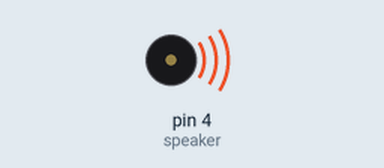
Recording of a sketch running on a simulated Arduino Uno, built with avr-gcc and run on an emulated ATmega328P. On the bench: buzzer (waves = sounding). What the sketch prints to the serial monitor is not drawn.

Above: at 0.5 s.
Timing chart, 0 to 6.9 s (numbered marks = the images above):
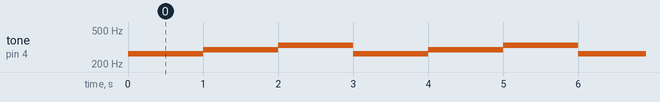

The sketch:

Test-1-Simple-Scale-Test-with-Speaker-Module.ino
```cpp
int speaker = 4;//D2

void setup(){
  Serial.begin(115200);
  pinMode(speaker, OUTPUT);
  Serial.println("setup Done");
}

void loop(){
  tone(speaker,262,1000);
  delay(1000);
  noTone(speaker);
  tone(speaker,294,1000);
  delay(1000);
  noTone(speaker);
  tone(speaker,330,1000);
  delay(1000);
  noTone(speaker);
  }
```

Measured:
- by itself, tone on pin 4 (speaker): repeats every 3.0 s: 294 Hz 1.0 s, 330 Hz 1.0 s, 262 Hz 1.0 s
